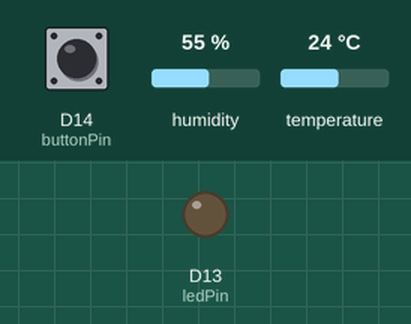
A sketch run on a simulated Arduino MKR. Shown: output pins drawn as LEDs (lit = HIGH). Wiring (inferred from the names in the program): HTU21/Si7021 sensor at I2C address 0x40. The test bench sets the inputs (shaded band); at power-on: D14 (buttonPin) LOW, humidity 55 %, temperature 24 °C. WiFi joins after 1.5 s; servers stay silent unless stated; what the sketch prints to the serial monitor is not drawn.

Above: at 12.7 s.
12.8 s: D14 (buttonPin) pulled HIGH for 0.15 s
At 14.6 s:
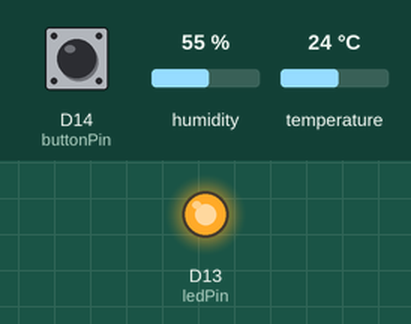
15.9 s: D14 (buttonPin) pulled HIGH for 1 s
At 17.3 s:
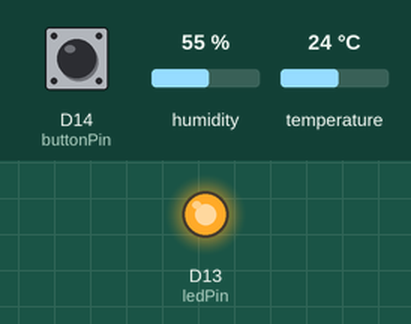
18.4 s: D14 (buttonPin) pulled HIGH for 3.2 s
At 22.2 s:
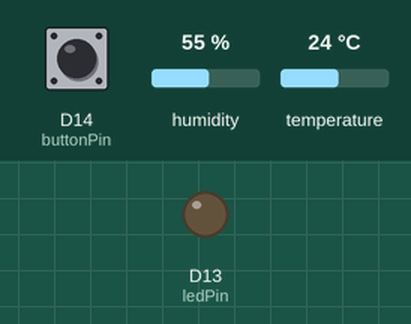
Timing chart, 0 to 23.7 s (numbered marks = the images above; inputs shaded):
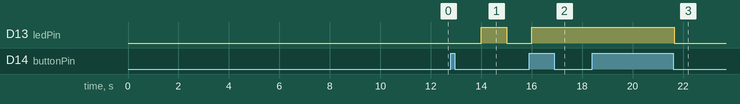

The sketch:

project3.ino
```cpp
/*
 * Written by Shiva Pal
 * Code for transpiration rate monitor. Uses the humidity sensor chip Si7006 to measure rate of change of mass of water vapor in a gallon-sized vessel, reporting the results to a web server
 * I referenced several example sketches that came with the arduino IDE. These sketches are : BlinkWithoutDelay, Debounce, SimpleWebServerWiFi, and SFRRangeReader
 * Experimental design inspired by the paper "Using Computers in Measuring Transpiration Rate" by Peter F. Seligmann and Steven R. Thompson.
 * */

#include <SPI.h>
#include <WiFi101.h>
#include <Wire.h>
#include <Vector.h>

char ssid[] = "";        // Network name goes here
char pass[] = "";    // Network password goes here

int status = WL_IDLE_STATUS;
WiFiServer server(80); //connect to http

const int buttonPin = 14;    // the number of the pushbutton pin
const int ledPin = 13;      // the number of the LED pin

int ledState = HIGH;         // the current state of the output pin
int buttonState;             // the current reading from the input pin
int lastButtonState = LOW;   // the previous reading from the input pin
int state = 0;               //overall state of the device. 0 is ready state (not yet measured), 1 is calibrated (reference established), 2 is measuring

unsigned long lastLEDUpdate = 0;        // will store last time LED was updated

const long interval = 1000;           // interval at which to blink (milliseconds)

unsigned long lastDebounceTime = 0;  // the last time the output pin was toggled
unsigned long debounceDelay = 50;    // the debounce time; increase if the output flickers

float reference=0; //holds the reference value of grams of water vapor in the container prior to measurement
int minutesElapsed=0; //holds minutes elapsed since measurement began
unsigned long lastMeasure=0; // time of last measurement

float backingStore[1]; //backing storage for vector
Vector<float> measurements; //holds measurements in grams of water vapor

String output="";  //String to be printed

void setup() {
  Wire.begin();  //start I2C communication

  WiFi.setPins(8, 7, 4, 2);  //enable wifi capability

  Serial.begin(9600);      // initialize serial communication for debugging

  // attempt to connect to WiFi network:
  while ( status != WL_CONNECTED) {
    status = WiFi.begin(ssid, pass);
    delay(10000); // wait 10 seconds for connection:
  }
  server.begin();                           // start the web server on port 80
  printWiFiStatus();                        // you're connected now, so print out the status

  //set up GPIO
  pinMode(buttonPin, INPUT);
  pinMode(ledPin, OUTPUT);
  digitalWrite(ledPin, ledState); // set initial LED state

  //set up vector for holding measurement data
  measurements.setStorage(backingStore);
  measurements.clear();
}

void loop() {
  int reading = digitalRead(buttonPin); //read in state of button pin

  //checks to see if button pressed
  if (reading != lastButtonState) {
    lastDebounceTime = millis(); //update the last time button read value changed to now
  }

  if ((millis() - lastDebounceTime) > debounceDelay) { // if enough time has passed, the button is likely not bouncing

    if (reading != buttonState) { //if button state has changed
      buttonState = reading;  //update button state

      if (buttonState == LOW) { //if button is pressed
        state++; //move the state forward
      }
      if(state==0){ //if in ready state
        measurements.clear(); //reset vector holding measurements
        minutesElapsed=0; //reset for next round of measurements
      }
      if (state==1){ //take the reference measurement
        float rh= measureHumidity(); //get humidity
        float temp = measureTemp();  //get temperature
        reference=convert(rh, temp);  //get reference value
        output="Reference measurement: " + String(reference) + " grams";  //update output string
      }
      if (state==2){ //take first measurement
        lastMeasure=millis();  //update lastMeasure to now
        float rh= measureHumidity();  //get humidity
        float temp = measureTemp();  //get temperature
        float grams = convert(rh, temp);  //get measurement
        measurements.push_back(grams);  //save measurement
        output="<br>0 minutes: "+ String(grams) + " grams";  //update output string
      }
    }
  }

  if (state == 0) { //if ready state
    digitalWrite(ledPin, LOW);  //led is off
  }
  if (state == 1) {  //if calibrated
    unsigned long currentMillis = millis();  //see current time
    if (currentMillis - lastLEDUpdate >= interval) {  //if enough time has passed, toggle the led voltage
      lastLEDUpdate = currentMillis; //update this variable as led value is about to change

      // if the LED is off turn it on and vice-versa:
      if (ledState == LOW) {
        ledState = HIGH;
      } else {
        ledState = LOW;
      }

      // set the LED with the ledState of the variable:
      digitalWrite(ledPin, ledState);
    }
  }
  if (state == 2) {  //if measuring
    digitalWrite(ledPin, HIGH);  //led is on

    unsigned long currentMillis = millis(); //see how much total time has passed
    if(currentMillis-lastMeasure>60000){ //if it's been a minute since the last measurement, measure again
      lastMeasure=currentMillis;  //last measurement is now
      float rh= measureHumidity(); //get humidity
      float temp = measureTemp();  //get temperature
      float grams = convert(rh, temp);  //get measurement
      measurements.push_back(grams);  //store measurement
      minutesElapsed++;  //track that a minute has passed
      output=output + "<br>" + minutesElapsed + " minutes: " + grams + " grams";  //update output string

    }
  }
  if (state == 3) {  //reset state to 0
    state = 0;
  }

  lastButtonState = reading; // save the reading. Next time through the loop, it'll be the lastButtonState
  clientService(); // update web server
}

void printWiFiStatus() {
  IPAddress ip = WiFi.localIP(); //get the ip address

  // print where to go in a browser:
  Serial.print("To see this page in action, open a browser to http://");
  Serial.println(ip);
}

//updates the web server
void clientService() {
  WiFiClient client = server.available();   // listen for incoming clients

  if (client) {                             // if you get a client,
    String currentLine = "";                // make a String to hold incoming data from the client
    while (client.connected()) {            // loop while the client's connected
      if (client.available()) {             // if there's bytes to read from the client,
        char c = client.read();             // read a byte, then
        Serial.write(c);                    // print it out the serial monitor
        if (c == '\n') {                    // if the byte is a newline character


          if (currentLine.length() == 0) { //if the current line is blank
            // send a http response
            client.println("HTTP/1.1 200 OK");
            client.println("Content-type:text/html");
            client.println();

            String finalOut=""; //processed string to print
            if (state == 0) {
              finalOut="Press button to calibrate <br>"+output;
            }
            if (state == 1) {
              finalOut="Press button to measure <br>" +output;
            }
            if (state == 2) {
              finalOut="Press button to complete measurement <br>" + output;
            }
            client.println(finalOut);

            // The HTTP response ends with another blank line:
            client.println();
            // break out of the while loop:
            break;
          }
          else {      // if you got a newline, then clear currentLine:
            currentLine = "";
          }
        }
        else if (c != '\r') {    // if you got anything else but a carriage return character,
          currentLine += c;      // add it to the end of the currentLine
        }
      }
    }
    // close the connection:
    client.stop();
    Serial.println("client disonnected");
  }
}
//use i2c interface to measure humidity, returning relative humidity (i.e. 90, as in 90%, note this is not in decimal form)
float measureHumidity(){
  float retval=0;
  Wire.beginTransmission(0x40);  //address the slave
  Wire.write(0xE5);  //write the command to the slave
  Wire.endTransmission();  //actually does the writing to the slave
  //read from the slave
  Wire.requestFrom(0x40,2);
  unsigned short raw=0;
  if(Wire.available()==2){  //sensor returns two bytes, the first is the high byte, the next the low byte
    byte h=Wire.read();
    byte l=Wire.read();
    raw=word(h,l);
  }
  retval=((125*raw)/65536)-6; //calculation as described in the documentation
  return retval;
}
//returns temperature in degrees C
float measureTemp(){
  float retval=0;
  Wire.beginTransmission(0x40);  //address the slave
  Wire.write(0xE0);  //this command actually just pulls a temperature reading from a previous humidity reading
  Wire.endTransmission();  //actually does the writing to the slave
  //read from the slave
  Wire.requestFrom(0x40,2);
  unsigned short raw=0;
  if(Wire.available()==2){  //sensor returns two bytes, the first is the high byte, the next the low byte
    byte h=Wire.read();
    byte l=Wire.read();
    raw=word(h,l);
  }
  retval=((175.72*raw)/65536)-46.85; //calculation as described in the documentation
  return retval;
}

//converts a relative humidity measurement to grams of water vapor assuming a 1 gallon measuring cavity
// takes temp as degrees Celsius
float convert(float rh, float temp){
  return 18.016*(((rh/100)*(1.24*temp-7.4)*3.785)/((temp+273)*62.363));
}
```

Measured:
- after the input at 12.8 s, D13 (ledPin): LOW → HIGH after 1.2 s, → LOW 1.0 s later
- after the input at 15.9 s, D13 (ledPin): goes on until 16.0 s, then stays HIGH
- after the input at 18.4 s, D13 (ledPin): HIGH → LOW after 3.3 s
